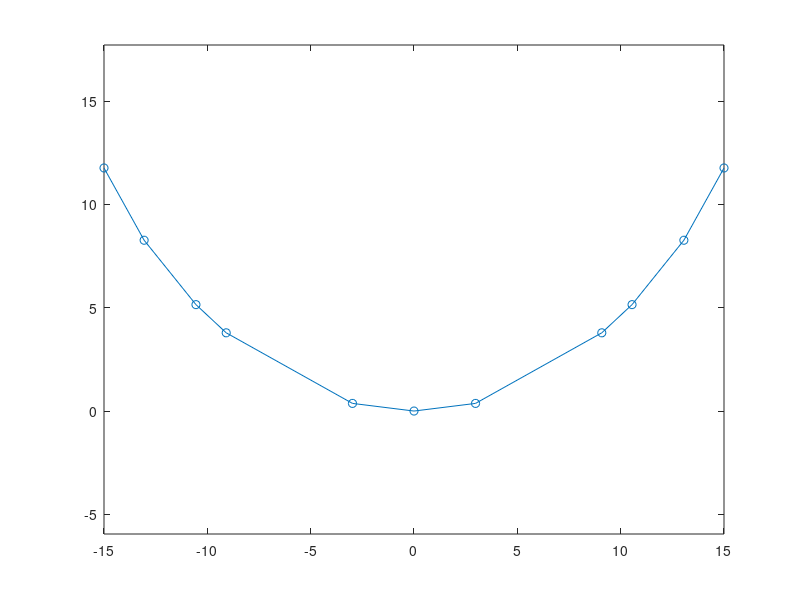

Source code (MATLAB): (Note: this script raises an error after producing the figure.)
N = 10;      % skupno število členov
n = (N)/2;  % število členov na eni polovici
L = [3, 7, 2, 4, 4]; % dolžine členov
M = [2, 5, 1, 4, 5];      % mase členov
B = 30; % razdalja med krajiščema

c = B/2; % polovica razdalje med krajiščema

function value = f_helper(theta1, c, n, L, M)
    tan_theta1 = tan(theta1);
    tan_thetas = zeros(1, n);
    for k=1:n
        koeficient = (2 .* (sum(M(1, 1:k)) .* L(1,k) - M(1,k).*L(1,k).*0.5)) ./ (M(1,1).*L(1,k));
        tanges_k = koeficient .* tan_theta1;
        tan_thetas(1,k) = tanges_k;
    end
    cos_thetas = 1 ./ (sqrt(1 + tan_thetas.^2));
    vsota = sum(cos_thetas .* L)
    value = sum(cos_thetas .* L) - c;
end

f = @(theta1) f_helper(theta1, c, n, L, M);
[theta1, val] = fsolve(f, 0.5)
theta1 = abs(theta1);

% Compute angles
tan_theta1 = tan(theta1);
tan_thetas = zeros(1, n);
for k=1:n
    koeficient = (2 .* (sum(M(1, 1:k)) .* L(1,k) - M(1,k).*L(1,k).*0.5)) ./ (M(1,1).*L(1,k));
    tanges_k = koeficient .* tan_theta1;
    tan_thetas(1,k) = tanges_k;
end
cos_thetas = 1 ./ (sqrt(1 + tan_thetas.^2));
sin_thetas = tan_thetas .* cos_thetas;


x0 = 0;
y0 = 0;
X = [x0];
Y = [y0];
x = x0;
y = y0;
for i=1:n
    x = x + L(1,i) .* cos_thetas(1, i);
    y = y + L(1,i) .* sin_thetas(1, i);
    X = [X, x];
    Y = [Y, y];
end

X = [-flip(X(1, 2:end)), X];
Y = [flip(Y(1, 2:end)), Y];

plot(X, Y, '-o')
axis equal
hold on

L = [flip(L), L];
M = [flip(M), M];
obesisceL = [X(1,1);Y(1,1)];
obesisceD = [X(1,end);Y(1,end)];
resitev = diskrVeriznica([-1; -1], obesisceL, obesisceD, L, M);

Y - resitev(2, :)

function energy = calculate_potential_energy(x, y, L, M)
    x_mid = (x(1, 1:end-1) + x(1, 2:end)) ./ 2;
    y_mid = (y(1, 1:end-1) + y(1, 2:end)) ./ 2;
    energy = sum(M .* y_mid);
end

energy_with_angles = calculate_potential_energy(X ,Y ,L, M)
energy_regular = calculate_potential_energy(resitev(1,:), resitev(2,:), L, M)
razlika = energy_with_angles - energy_regular